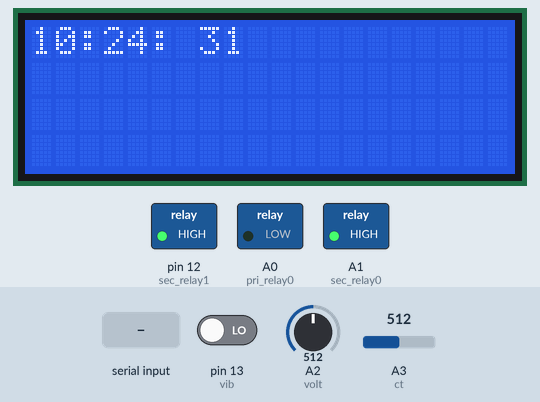
Recording of a sketch running on a simulated Arduino Uno, built with avr-gcc and run on an emulated ATmega328P. Parts: 20×4 character LCD, switched loads named in the sketch (green lamp = pin HIGH). The inputs (shaded band) are chosen by the test bench; at power-on: pin 13 (vib) LOW, A2 (volt) = 512, A3 (ct) = 512. The local clock reads 2024-03-15 10:24:30 at power-on unless the sketch sets it; what the sketch prints to the serial monitor is not drawn.

Above: at 1.3 s.
1.4 s: pin 13 (vib) driven HIGH
At 2.29 s:
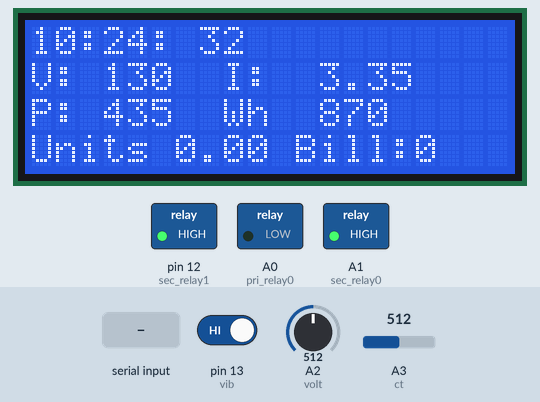
3.6 s: "*" received over Serial
At 4.55 s:
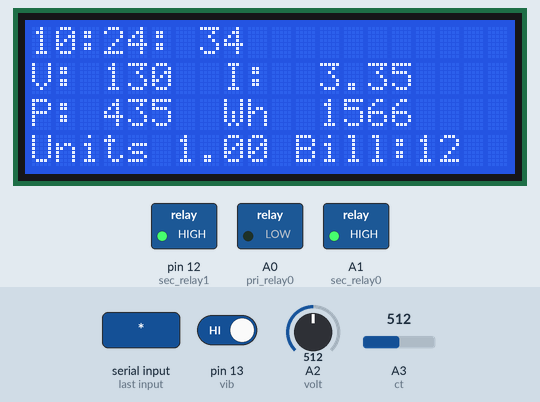
5.9 s: A2 (volt) set to 900
At 6.16 s:
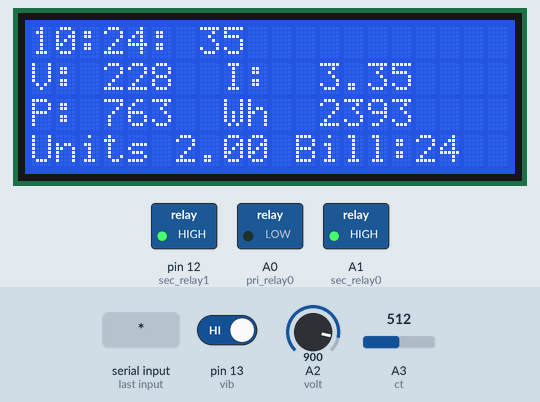
7.5 s: A3 (ct) set to 716
At 7.78 s:
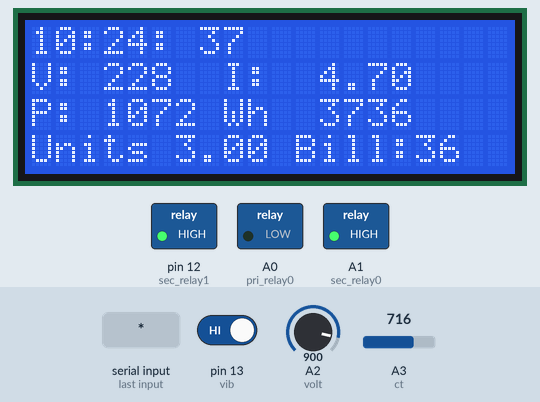
9.1 s: "1" received over Serial
At 10.35 s:
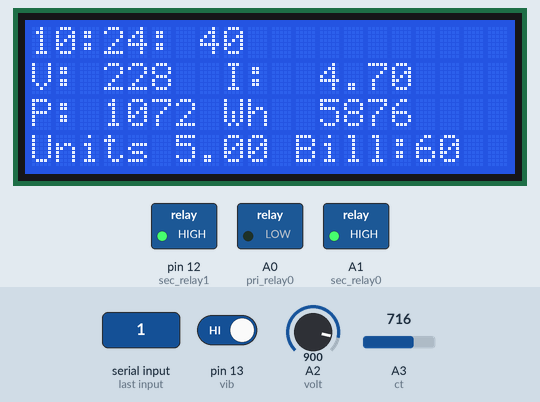
11.7 s: A3 (ct) set to 927
At 11.96 s:
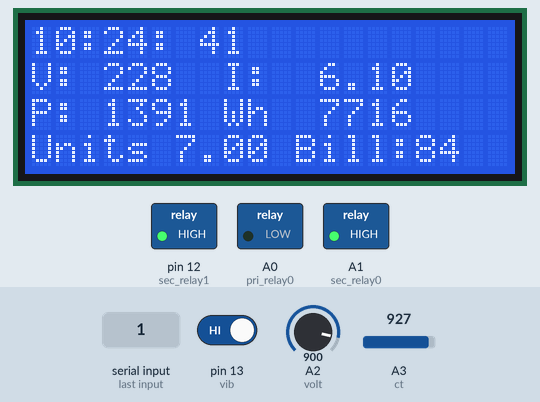
14.7 s: A3 (ct) set to 963
Timing chart, 0 to 17.6 s (numbered marks = the images above; inputs shaded):
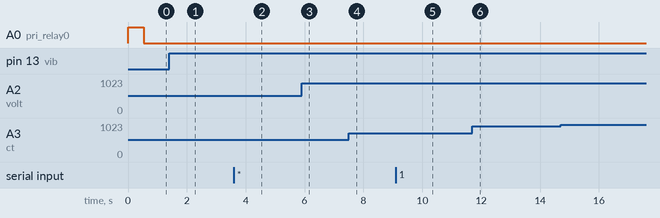

The sketch:

energymeter.ino
```cpp
// Date and time functions using a DS3231 RTC connected via I2C and Wire lib
#include <Wire.h>
#include "RTClib.h"
//#include <SPI.h>
//#include <SD.h>
//#include<SoftwareSerial.h>

//SoftwareSerial gsm(10,11);// 2 is rx,3 is tx
//File myFile;

// include the library code:
#include <LiquidCrystal.h> //library for LCD

RTC_DS3231 rtc;

char daysOfTheWeek[7][12] = {"Sunday", "Monday", "Tuesday", "Wednesday", "Thursday", "Friday", "Saturday"};

 int case1 = 0;
 int bill = 0;

// initialize the library with the numbers of the interface pins
LiquidCrystal lcd(9, 8, 7, 6, 5, 4); // RS, E, D4, D5, D6, D7

#define volt A2

int AC_volt = 0;
float voltage = 0 ;
float sensorValue = 0;
float average = 0;
int power = 0;
long prev_time = 0;
float units = 0;
int final_energy = 0;
float energy = 0;

int hours,mins,secs = 0;
//Measuring Current Using ACS712

int ct = A3;
float nVPP;   // Voltage measured across resistor
float nCurrThruResistorPP; // Peak Current Measured Through Resistor
float nCurrThruResistorRMS; // RMS current through Resistor
float nCurrentThruWire;     // Actual RMS current in Wire
float ecurrent;     // Actual RMS current in Wire

int pri_relay0 = A0;
int sec_relay0 = A1;
int sec_relay1 = 12;
int vib = 13;

void setup()
{
 //baud rate
 Serial.begin(9600);//baud rate at which arduino communicates with Laptop/PC
 //gsm.begin(9600);

 Serial.println("AT+CNMI=2,2,0,0,0"); // AT Command to recieve a live SMS

 pinMode(volt,INPUT);
 pinMode(ct, INPUT);
 pinMode(vib,INPUT);

 pinMode(pri_relay0,OUTPUT);
 pinMode(sec_relay0,OUTPUT);
 pinMode(sec_relay1,OUTPUT);

 digitalWrite(pri_relay0,HIGH);
 digitalWrite(sec_relay0,HIGH);
 digitalWrite(sec_relay1,HIGH);


 // set up the LCD's number of columns and rows:
 lcd.begin(20, 4); //LCD order
 // Print a message to the LCD.
 lcd.setCursor(0,0);//Setting cursor on LCD
 lcd.print("     GSM Based ");//Prints on the LCD
 lcd.setCursor(0,1);
 lcd.print("       Meter  ");

 //if (!SD.begin(10))
 {
 //   Serial.println("SD card initialization failed!");
    //while (1);
  }
  //Serial.println("initialization done.");

  Serial.begin(9600);

  if (! rtc.begin())
  {
    Serial.println("Couldn't find RTC");
    while (1);
  }

  if (rtc.lostPower())
  {
    Serial.println("RTC lost power, lets set the time!");
    // following line sets the RTC to the date & time this sketch was compiled
    rtc.adjust(DateTime(F(__DATE__), F(__TIME__)));
    // This line sets the RTC with an explicit date & time, for example to set
    // January 21, 2014 at 3am you would call:
    // rtc.adjust(DateTime(2014, 1, 21, 3, 0, 0));
  }
 delay(100);//time delay for 3 sec
 lcd.clear();//clearing the LCD display

}

void loop() //method to run the source code repeatedly
{

 // check tempering
 if(digitalRead(vib) == HIGH)
 {
  // TEMPER ALERT
  Serial.println("AT+CMGF=1");    //Sets the GSM Module in Text Mode
  delay(10);  // Delay of 1000 milli seconds or 1 second
  Serial.println("AT+CMGS=\"+92323999999999\"\r"); // Replace x with mobile number
  delay(10);
  Serial.println("Temper_Alert");// The SMS text you want to send
  delay(10);
  Serial.println(units);// The SMS text you want to send
  Serial.println((char)26);// ASCII code of CTRL+Z
  delay(10);
 }

 if(Serial.available() > 0)
 {
  char text = Serial.read();
  Serial.println(text);
  Serial.println("Msg recieved,");
  delay(500);

  if(text == '*')
  {
    Serial.println("Sending units update");
    SendMessage();
  }
  else
  {
    Serial.println("Invalid Text Recieved");
  }
 }
 else
 {
 get_time ();

 for (int i=0; i < 3; i++)
 {
 sensorValue = analogRead(volt);
 // Convert the analog reading (which goes from 0 - 1023) to a voltage (0 - 250V):
 voltage = (sensorValue/1024) * 260;
 average = average + voltage ;
 }

  AC_volt = (average/3);      // read the input on analog pin 0:
  average = 0;

  //CALCULATE CURRENT
  nVPP = getVPP();

   /*
   Use Ohms law to calculate current across resistor
   and express in mA
   */

   nCurrThruResistorPP = (nVPP/780.0) * 1500.0;

   /*
   Use Formula for SINE wave to convert
   to RMS
   */

   nCurrThruResistorRMS = nCurrThruResistorPP * 0.707;

   /*
   Current Transformer Ratio is 1000:1...

   Therefore current through 200 ohm resistor
   is multiplied by 1000 to get input current
   */

   nCurrentThruWire = nCurrThruResistorRMS ;

   if(nCurrentThruWire < 0.1)
   {
    ecurrent = 0 ;
   }
   else
   {
   ecurrent = nCurrentThruWire - 0.05 ;
   }


 //  Serial.println();

   // calculate power
   power = ecurrent * AC_volt ;

  // print out the value you read:
  lcd.setCursor(0,1) ;
  lcd.print("V:");
  lcd.setCursor(3,1) ;
  lcd.print(AC_volt);

 lcd.setCursor(8,1);
 lcd.print("I:");
 lcd.setCursor(12,1);
 lcd.print(ecurrent);
 //lcd.setCursor(12,2);
 //lcd.print("A"); //unit for the current to be measured
 //delay(200);
 //lcd.clear();

 lcd.setCursor(0,2);
 lcd.print("P:");
 lcd.setCursor(3,2);
 lcd.print(power);
 //lcd.setCursor(8,3);
 //lcd.print("Watts"); //unit for the current to be measured

 //energy = ( power * (1000)/(3600 *200)) ;  // kwatt - hr
 energy = power * 0.4; ;
 final_energy = abs(energy + final_energy);
 //prev_time = millis ();

 // print out the value you read:
  lcd.setCursor(8,2) ;
  lcd.print("Wh");
  lcd.setCursor(12,2) ;
  lcd.print(final_energy);
 // lcd.setCursor(6,1) ;
 // lcd.print("V");
 // delay(200);
 // lcd.clear();

   units = abs(final_energy/1000)  ;
   //Serial.print("Units:");
   //Serial.print(units);
   //Serial.println(" ");

   // print out the value you read:
  lcd.setCursor(0,3) ;
  lcd.print("Units");
  lcd.setCursor(6,3) ;
  lcd.print(units);
  //delay(00);

   bill = units * 12;
   lcd.setCursor(11,3) ;
   lcd.print("Bill:");
   lcd.setCursor(16,3) ;
   lcd.print(bill);

 energy = 0;
 delay(200); //delay of 2.5 sec
 lcd.clear();
}
}

void get_time ()
{
    DateTime now = rtc.now();

    hours = now.hour();
    mins = now.minute();
    secs = now.second();

    if(hours >= 1 && hours <=24)
    {
      if(power > 10)
      {
        if(case1 == 0)
        {
       //primary load turned off
       digitalWrite(pri_relay0,LOW);
       Serial.println("AT+CMGF=1");    //Sets the GSM Module in Text Mode
  delay(10);  // Delay of 1000 milli seconds or 1 second
  Serial.println("AT+CMGS=\"+90000000000\"\r"); // Replace x with mobile number
  delay(10);
  Serial.println("Overload in Peak hours");// The SMS text you want to send
  delay(10);
  Serial.println(" Primary load turned off");// The SMS text you want to send
  Serial.println((char)26);// ASCII code of CTRL+Z
  delay(300);
        case1 = 1;
        }    }
      else
      {
      // digitalWrite(pri_relay0,HIGH);
       }
     }
       else
       {
        case1 = 0;
        digitalWrite(pri_relay0,HIGH);
       }

    //Serial.print(hours, DEC);
    //Serial.print(':');
    //Serial.print(mins, DEC);
    //Serial.print(':');
    //Serial.print(secs, DEC);
    //Serial.println();
    //lcd.clear();
    lcd.setCursor(0,0);lcd.print(hours);lcd.print(":");
    lcd.setCursor(3,0);lcd.print(mins);lcd.print(":");
    lcd.setCursor(7,0);lcd.print(secs);
    delay(50);
    //lcd.clear();

}

float getVPP()
{
  float result;
  int readValue;             //value read from the sensor
  int maxValue = 0;          // store max value here
  uint32_t start_time = millis();

   while((millis()-start_time) < 100) //sample for 1 Sec
   {
       readValue = analogRead(ct);
       // see if you have a new maxValue
       if (readValue > maxValue)
       {
           /*record the maximum sensor value*/
           maxValue = readValue;
       }
   }

   // Convert the digital data to a voltage
   result = (maxValue * 5.0)/1024.0;
     // Serial.println(result);
   return result;
 }

 void SendMessage()
{

  Serial.println("AT+CMGF=1");    //Sets the GSM Module in Text Mode
  delay(10);  // Delay of 1000 milli seconds or 1 second
  Serial.println("AT+CMGS=\"+98888888888\"\r"); // Replace x with mobile number
  delay(10);
  Serial.println("Volts:");// The SMS text you want to send
  delay(10);
  Serial.println(AC_volt);// The SMS text you want to send

  Serial.println("Current:");// The SMS text you want to send
  delay(10);
  Serial.println(ecurrent);// The SMS text you want to send

  Serial.println("Power:");// The SMS text you want to send
  delay(10);
  Serial.println(power);// The SMS text you want to send

  Serial.println("Units:");// The SMS text you want to send
  delay(10);
  Serial.println(units);// The SMS text you want to send
  delay(10);
  Serial.println("Bill:");// The SMS text you want to send
  delay(10);
  Serial.println(bill);// The SMS text you want to send
  Serial.println((char)26);// ASCII code of CTRL+Z
  delay(10);

}
```
